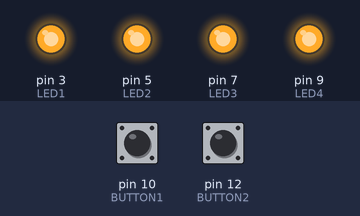
A sketch run on a simulated Arduino Uno, built with avr-gcc and run on an emulated ATmega328P. On the bench: output pins drawn as LEDs (lit = HIGH). The test bench sets the inputs (shaded band); at power-on: pin 10 (BUTTON1) HIGH, pin 12 (BUTTON2) HIGH.

Above: at 1.2 s.
1.3 s: pin 10 (BUTTON1) pulled LOW for 0.15 s
At 1.8 s:
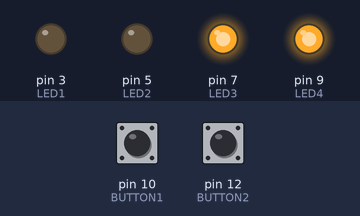
2.9 s: pin 12 (BUTTON2) pulled LOW for 0.15 s
At 4.2 s:
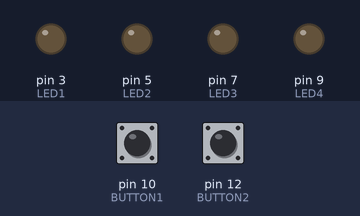
Timing chart, 0 to 5.9 s (numbered marks = the images above; inputs shaded):
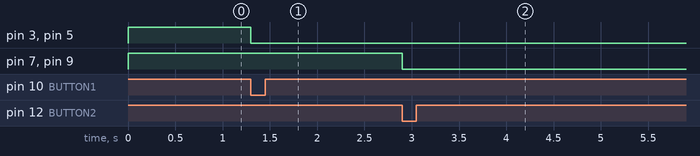

Measured:
- after the input at 1.3 s, pin 3 (LED1), pin 5 (LED2): HIGH → LOW at once
- after the input at 2.9 s, pin 7 (LED3), pin 9 (LED4): HIGH → LOW at once

The sketch:

arduino_LED_timer.ino
```cpp
const int LED1 = 3;
const int LED2 = 5;
const int LED3 = 7;
const int LED4 = 9;
const int BUTTON1 = 10;
const int BUTTON2 = 12;
const unsigned long TIMER_SET_TIME = 432000000; // 5 days

int buttonState = 0;
unsigned long button1PressTime = 0;
unsigned long button2PressTime = 0;
unsigned long currentTime = 0;

void setup() {
  pinMode(LED1, OUTPUT);
  pinMode(LED2, OUTPUT);
  pinMode(LED3, OUTPUT);
  pinMode(LED4, OUTPUT);
  pinMode(BUTTON1, INPUT_PULLUP);
  pinMode(BUTTON2, INPUT_PULLUP);
}

void loop() {
  queryTimer(button1PressTime, setLedGroup1);
  queryTimer(button2PressTime, setLedGroup2);
  queryButton(BUTTON1, button1PressTime);
  queryButton(BUTTON2, button2PressTime);
}

void queryButton(int button, unsigned long &buttonPressTime) {
  buttonState = digitalRead(button);
  if(buttonState == LOW) {
    buttonPressTime = millis();
  }
}

void queryTimer(unsigned long buttonPressTime, void (*setLedGroup)(int)) {
  currentTime = millis();
  if(!buttonPressTime || currentTime - buttonPressTime > TIMER_SET_TIME) {
    setLedGroup(HIGH);
  } else {
    setLedGroup(LOW);
  }
}

void setLedGroup1(int setting) {
  digitalWrite(LED1, setting);
  digitalWrite(LED2, setting);
}

void setLedGroup2(int setting) {
  digitalWrite(LED3, setting);
  digitalWrite(LED4, setting);
}
```
